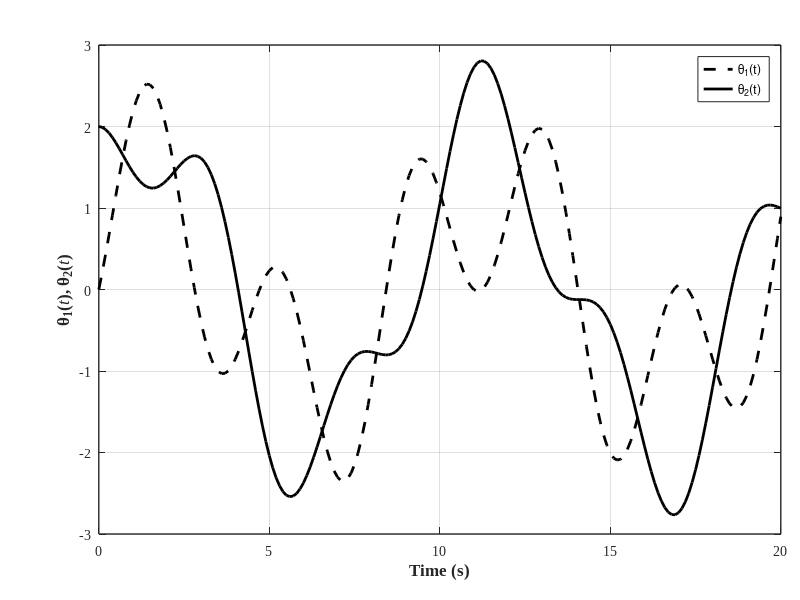

The MATLAB script that drew this image:
%% Example 6-9: Response of a 2SOF to initial excitations
clear; close all; clc;
%%
clf
I = 1;                          % inertia
k = 1;                          % = GJ/L stiffness
M = I*[1 0;0 1];                % mass
K = k*[2 -1;-1 1];              %stiffness
[u,W] = eig(K,M);               % eigenvalue problem
                                % W = matrix of eigenvalues
u(:,1) = u(:,1)/max(u(:,1));    % normalization
u(:,2) = u(:,2)/max(u(:,2));
[w(1),I1] = min(max(W));        % relabeling
[w(2),I2] = max(max(W));
w(1) = sqrt(w(1));              % lowest natural frequency
w(2) = sqrt(w(2));              % highest natural frequency
U(:,1) = u(:,I1);               % relabelling
U(:,2) = u(:,I2);
x0 = [0;2];                     % Initial displacement
v0 = [2*sqrt(k/I);0];           % initial velocity
t  = [0:0.1:20];                 % initial time, time increment, final time

% displacement
x1 = (((U(2,2)*x0(1)-U(1,2)*x0(2))*cos(w(1)*t)+(U(2,2)*v0(1)-U(1,2)*v0(2))*sin(w(1)*t)/w(1))*U(1,1)+((U(1,1)*x0(2)-U(2,1)*x0(1))*cos(w(2)*t)+(U(1,1)*v0(2)-U(2,1)*v0(1))*sin(w(2)*t)/w(2))*U(1,2))/det(U);
x2 = (((U(2,2)*x0(1)-U(1,2)*x0(2))*cos(w(1)*t)+(U(2,2)*v0(1)-U(1,2)*v0(2))*sin(w(1)*t)/w(1))*U(2,1)+((U(1,1)*x0(2)-U(2,1)*x0(1))*cos(w(2)*t)+(U(1,1)*v0(2)-U(2,1)*v0(1))*sin(w(2)*t)/w(2))*U(2,2))/det(U);

%%
figure(1)
set(figure(1), 'Position', [200   100   883   400])
    hold on; grid on; box on;
plot1 = plot(t,x1,t,x2);

    set(plot1(1),'LineStyle','--','DisplayName','\theta_{1}(t)','LineWidth',2,'Color',[0 0 0]);
    set(plot1(2),'LineStyle','-','DisplayName','\theta_{2}(t)','LineWidth',2,'Color',[0 0 0]);

    set(gca, 'LineWidth',1, 'FontWeight','normal', 'FontName','Times New Roman', 'FontSize',10)               
    xlabel('Time (s)', 'fontsize',12, 'fontname','Times New Roman','FontWeight','Bold')
    ylabel('\theta_1({\itt}), \theta_2({\itt})', 'fontsize',12, 'fontname','Times New Roman','FontWeight','Bold')

    legend('show')
   
%% make subplots closer
SF = 0.1;
a = 1; b = 1;
......................................................
for i = 1:a*b
    h = subplot(a,b,i); % Get handle to subplot #i.
    if i ~= 1; set(h,'YTickLabel',[]); end

    pos1 = get(h, 'Position');
    pos2 = [pos1(1)-SF/2*pos1(1),  pos1(2),   pos1(3)*(1+SF),   pos1(4)];
    
    set(h, 'Position', pos2);
end
    
print('EX_6_9','-dpng')
